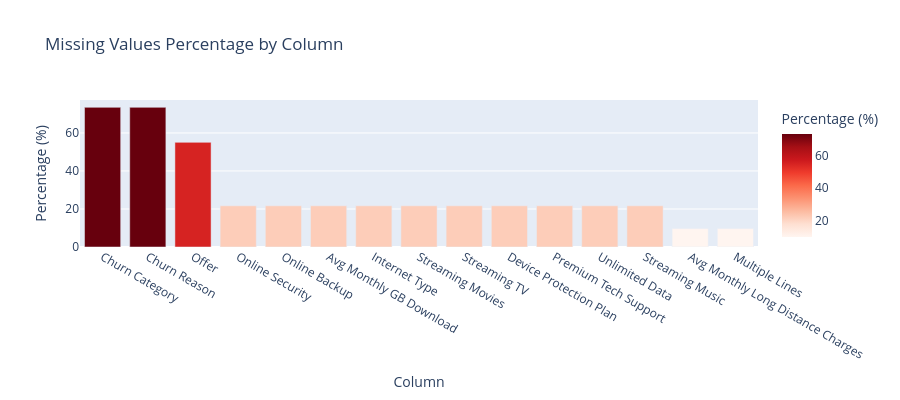

Source (notebook cell):
### Code cell
# Check for missing values
missing_data = pd.DataFrame({
    'Column': df.columns,
    'Missing_Count': df.isnull().sum(),
    'Missing_Percentage': (df.isnull().sum() / len(df)) * 100
})
missing_data = missing_data[missing_data['Missing_Count'] > 0].sort_values('Missing_Percentage', ascending=False)

if len(missing_data) > 0:
    print("Missing Values Summary:")
    print("="*50)
    print(missing_data)
    
    # Visualize missing values
    fig = px.bar(missing_data, x='Column', y='Missing_Percentage',
                 title='Missing Values Percentage by Column',
                 labels={'Missing_Percentage': 'Percentage (%)'},
                 color='Missing_Percentage',
                 color_continuous_scale='Reds')
    fig.update_layout(height=400)
    fig.show()
else:
    print("No missing values found in the dataset!")

### Figure 1 — Plotly figure (JSON) as saved in the notebook; plotly's stock layout.template omitted (floating-point values rounded to 4 significant figures)
{"data": [{"hovertemplate": "Column=%{x}<br>Percentage (%)=%{marker.color}<extra></extra>", "legendgroup": "", "marker": {"color": [73.46, 73.46, 55.05, 21.67, 21.67, 21.67, 21.67, 21.67, 21.67, 21.67, 21.67, 21.67, 21.67, 9.683, 9.683], "coloraxis": "coloraxis", "pattern": {"shape": ""}}, "name": "", "orientation": "v", "showlegend": false, "textposition": "auto", "type": "bar", "x": ["Churn Category", "Churn Reason", "Offer", "Online Security", "Online Backup", "Avg Monthly GB Download", "Internet Type", "Streaming Movies", "Streaming TV", "Device Protection Plan", "Premium Tech Support", "Unlimited Data", "Streaming Music", "Avg Monthly Long Distance Charges", "Multiple Lines"], "xaxis": "x", "y": [73.46, 73.46, 55.05, 21.67, 21.67, 21.67, 21.67, 21.67, 21.67, 21.67, 21.67, 21.67, 21.67, 9.683, 9.683], "yaxis": "y"}], "layout": {"barmode": "relative", "coloraxis": {"colorbar": {"title": {"text": "Percentage (%)"}}, "colorscale": [[0, "rgb(255,245,240)"], [0.125, "rgb(254,224,210)"], [0.25, "rgb(252,187,161)"], [0.375, "rgb(252,146,114)"], [0.5, "rgb(251,106,74)"], [0.625, "rgb(239,59,44)"], [0.75, "rgb(203,24,29)"], [0.875, "rgb(165,15,21)"], [1, "rgb(103,0,13)"]]}, "height": 400, "legend": {"tracegroupgap": 0}, "title": {"text": "Missing Values Percentage by Column"}, "xaxis": {"anchor": "y", "domain": [0, 1], "title": {"text": "Column"}}, "yaxis": {"anchor": "x", "domain": [0, 1], "title": {"text": "Percentage (%)"}}}}
